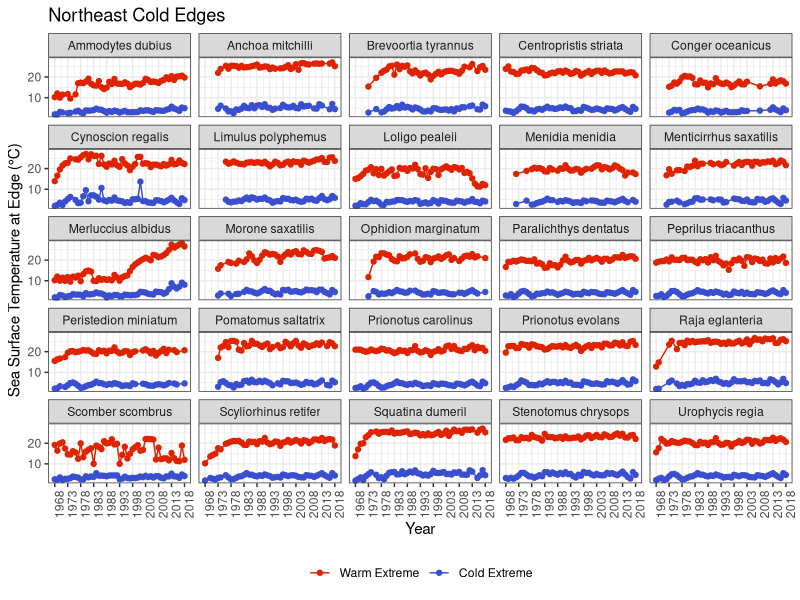
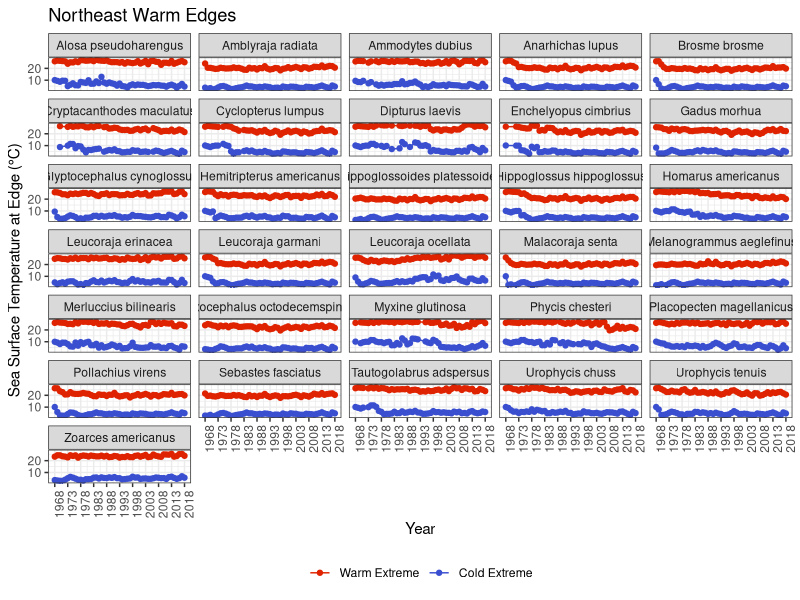
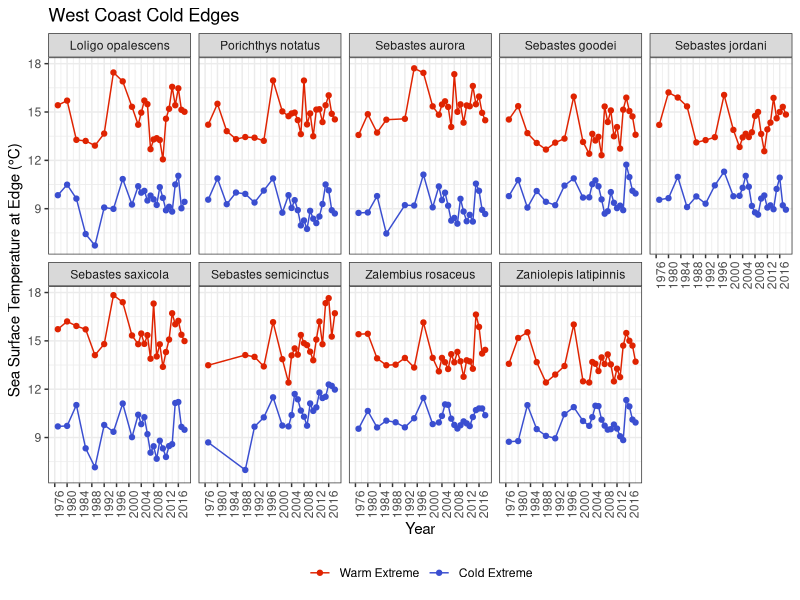
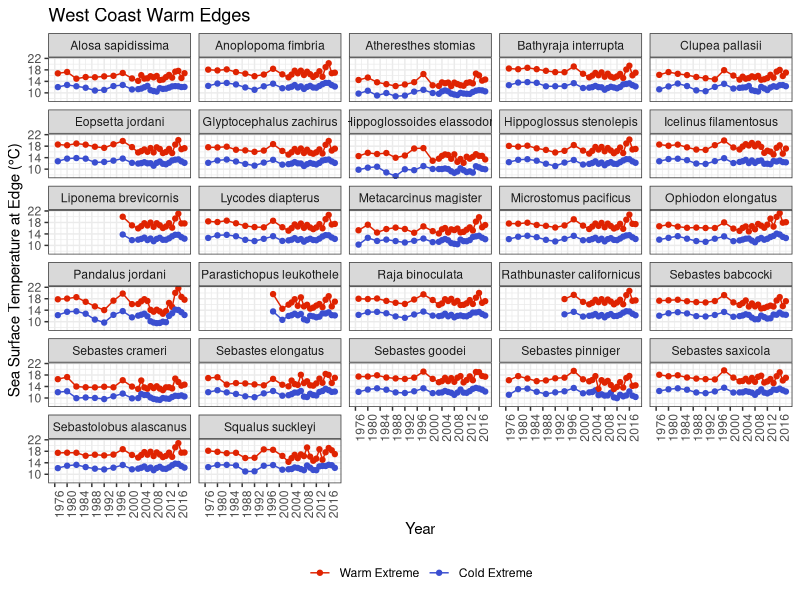
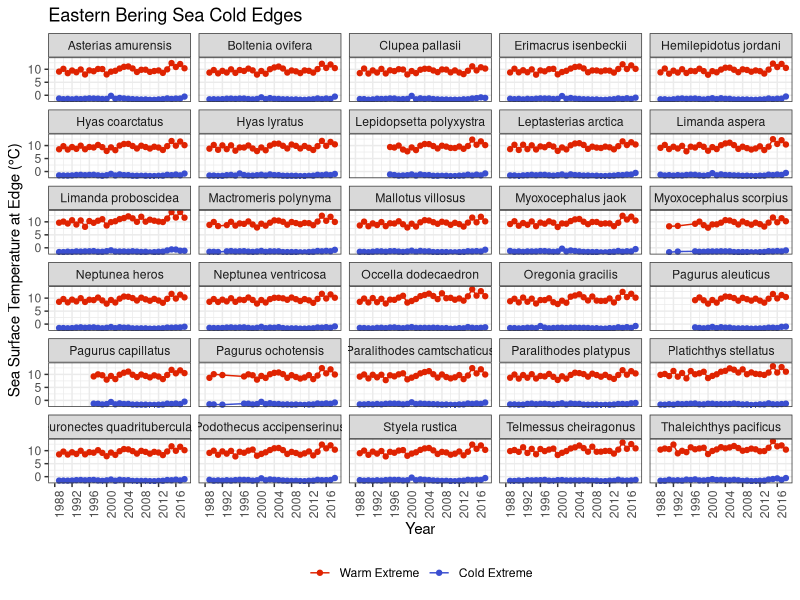
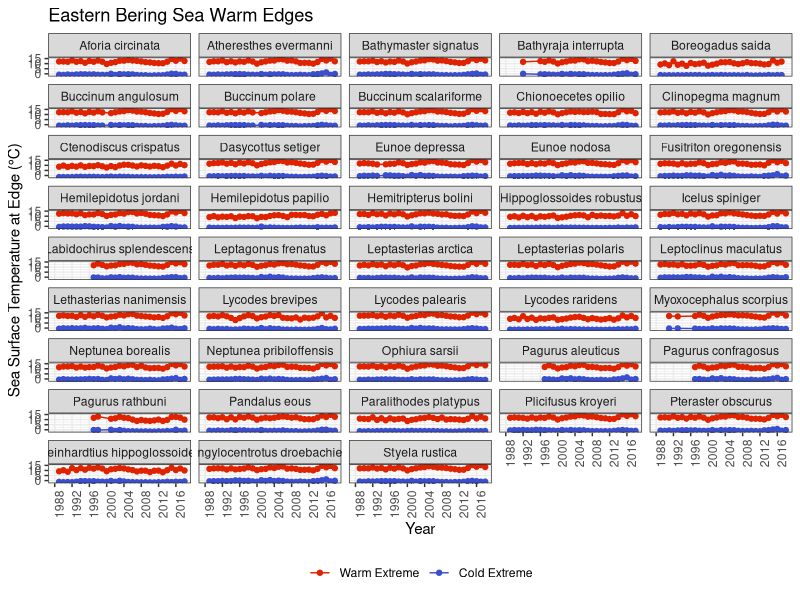

Write R code to recreate these figures, in order.
library(tidyverse)
library(here)

spp.bayes.niche.lm.stats <- read_csv( here("results","species_bayes_niche_lm_summary.csv"))

dat.predict.niche <- read_csv(here("processed-data","species_thermal_niche_v_time.csv"))

neus.cold.niche.time.gg <- dat.predict.niche %>%
  filter(region=="neus", quantile=="quantile_0.99") %>%
  mutate(species = str_to_sentence(species)) %>%
  ggplot() +
  geom_point(aes(x=year_match, y=sst, color=predicted.var)) +
  geom_line(aes(x=year_match, y=sst, color=predicted.var)) +
  scale_color_manual(values=c("#DF2301","#3A4ED0"), labels=c("Warm Extreme","Cold Extreme")) +
  theme_bw() +
  labs(x="Year",y="Sea Surface Temperature at Edge (°C)", title="Northeast Cold Edges", color=NULL) +
  theme(legend.position="bottom",
        axis.text.x = element_text(angle = 90))+
  scale_x_continuous(limits=c(1968, 2018), breaks=seq(1968, 2018, 5))+ 
  facet_wrap(~species, ncol=5) +
  NULL
neus.cold.niche.time.gg

neus.warm.niche.time.gg <- dat.predict.niche %>%
  filter(region=="neus", quantile=="quantile_0.01") %>%
  mutate(species = str_to_sentence(species)) %>%
  ggplot() +
  geom_point(aes(x=year_match, y=sst, color=predicted.var)) +
  geom_line(aes(x=year_match, y=sst, color=predicted.var)) +
  scale_color_manual(values=c("#DF2301","#3A4ED0"), labels=c("Warm Extreme","Cold Extreme")) +
  theme_bw() +
  labs(x="Year",y="Sea Surface Temperature at Edge (°C)",title="Northeast Warm Edges",  color=NULL) +
  theme(legend.position="bottom",
        axis.text.x = element_text(angle = 90))+
  scale_x_continuous(limits=c(1968, 2018), breaks=seq(1968, 2018, 5))+ 
  facet_wrap(~species, ncol=5) +
  NULL
neus.warm.niche.time.gg

wc.cold.niche.time.gg <- dat.predict.niche %>%
  filter(region=="wc", quantile=="quantile_0.99") %>%
  mutate(species = str_to_sentence(species)) %>%
  ggplot() +
  geom_point(aes(x=year_match, y=sst, color=predicted.var)) +
  geom_line(aes(x=year_match, y=sst, color=predicted.var)) +
  scale_color_manual(values=c("#DF2301","#3A4ED0"), labels=c("Warm Extreme","Cold Extreme")) +
  theme_bw() +
  labs(x="Year",y="Sea Surface Temperature at Edge (°C)", title="West Coast Cold Edges", color=NULL) +
  theme(legend.position="bottom",
        axis.text.x = element_text(angle = 90))+
  scale_x_continuous(limits=c(1976, 2018), breaks=seq(1976, 2018, 4))+ 
  facet_wrap(~species, ncol=5) +
  NULL
wc.cold.niche.time.gg

wc.warm.niche.time.gg <- dat.predict.niche %>%
  filter(region=="wc", quantile=="quantile_0.01") %>%
  mutate(species = str_to_sentence(species)) %>%
  ggplot() +
  geom_point(aes(x=year_match, y=sst, color=predicted.var)) +
  geom_line(aes(x=year_match, y=sst, color=predicted.var)) +
  scale_color_manual(values=c("#DF2301","#3A4ED0"), labels=c("Warm Extreme","Cold Extreme")) +
  theme_bw() +
  labs(x="Year",y="Sea Surface Temperature at Edge (°C)",title="West Coast Warm Edges",  color=NULL) +
  theme(legend.position="bottom",
        axis.text.x = element_text(angle = 90))+
  scale_x_continuous(limits=c(1976, 2018), breaks=seq(1976, 2018, 4))+ 
  facet_wrap(~species, ncol=5) +
  NULL
wc.warm.niche.time.gg

ebs.cold.niche.time.gg <- dat.predict.niche %>%
  filter(region=="ebs", quantile=="quantile_0.99") %>%
  mutate(species = str_to_sentence(species)) %>%
  ggplot() +
  geom_point(aes(x=year_match, y=sst, color=predicted.var)) +
  geom_line(aes(x=year_match, y=sst, color=predicted.var)) +
  scale_color_manual(values=c("#DF2301","#3A4ED0"), labels=c("Warm Extreme","Cold Extreme")) +
  theme_bw() +
  labs(x="Year",y="Sea Surface Temperature at Edge (°C)", title="Eastern Bering Sea Cold Edges", color=NULL) +
  theme(legend.position="bottom",
        axis.text.x = element_text(angle = 90))+
  scale_x_continuous(limits=c(1988, 2018), breaks=seq(1988, 2018, 4))+ 
  facet_wrap(~species, ncol=5) +
  NULL
ebs.cold.niche.time.gg

ebs.warm.niche.time.gg <- dat.predict.niche %>%
  filter(region=="ebs", quantile=="quantile_0.01") %>%
  mutate(species = str_to_sentence(species)) %>%
  ggplot() +
  geom_point(aes(x=year_match, y=sst, color=predicted.var)) +
  geom_line(aes(x=year_match, y=sst, color=predicted.var)) +
  scale_color_manual(values=c("#DF2301","#3A4ED0"), labels=c("Warm Extreme","Cold Extreme")) +
  theme_bw() +
  labs(x="Year",y="Sea Surface Temperature at Edge (°C)",title="Eastern Bering Sea Warm Edges",  color=NULL) +
  theme(legend.position="bottom",
        axis.text.x = element_text(angle = 90))+
  scale_x_continuous(limits=c(1988, 2018), breaks=seq(1988, 2018, 4))+ 
  
  facet_wrap(~species, ncol=5) +
  NULL
ebs.warm.niche.time.gg

